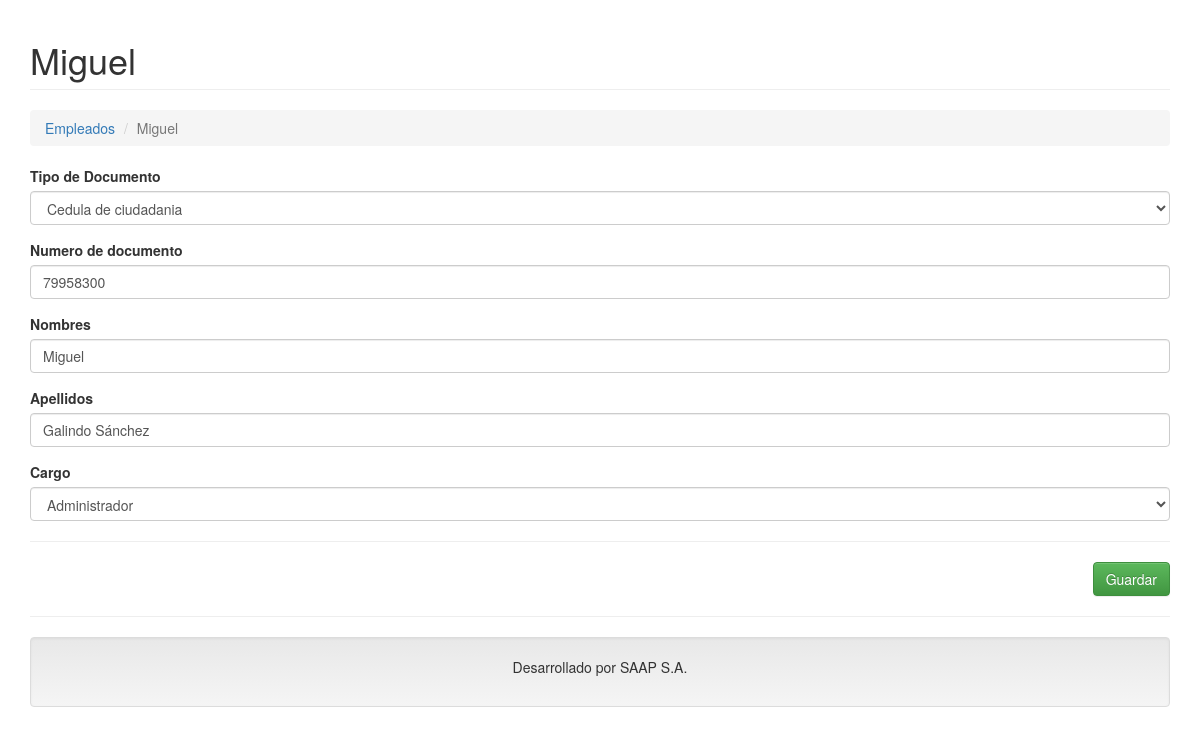
The page /empleados.php?c=Empleado&a=Update&id=9 (signed in) on the database its author committed.
### tables this page shows
CREATE TABLE `empleados` (
  `IdEmpleado` int(11) NOT NULL,
  `TipoDeDocumento` varchar(100) DEFAULT NULL,
  `Documento` varchar(100) NOT NULL,
  `Nombre` varchar(100) NOT NULL,
  `Apellidos` varchar(100) NOT NULL,
  `Cargo` varchar(50) DEFAULT NULL
);

### controller/empleado.controller.php (called while the page is built, shortened)
<?php
require_once 'model/empleado.php';
class EmpleadoController{
    private $model;
    public function __CONSTRUCT(){
        $this->model = new Empleado();
    }
    public function Update(){
        $alm = new Empleado();
        if(isset($_REQUEST['id'])){
            $alm = $this->model->Obtener($_REQUEST['id']);
        }
        require_once 'view/header.php';
        require_once 'view/empleado/empleado-actualizar.php';
        require_once 'view/footer.php';
    }
}

### model/database.php (called while the page is built)
<?php
class Database
{
    public static function StartUp()
    {
        $pdo = new PDO('mysql:host=localhost;dbname=saap;charset=utf8', 'root', '');
        $pdo->setAttribute(PDO::ATTR_ERRMODE, PDO::ERRMODE_EXCEPTION);
        return $pdo;
    }
}

### model/empleado.php (called while the page is built, shortened)
<?php
class Empleado
{
	private $pdo;
	public function __CONSTRUCT()
	{
		try
		{
			$this->pdo = Database::StartUp();
		}
		catch(Exception $e)
		{
			die($e->getMessage());
		}
	}
	public function Obtener($id)
	{
		try
		{
			$stm = $this->pdo
			          ->prepare("SELECT * FROM empleados WHERE IdEmpleado = ?");
			$stm->execute(array($id));
			return $stm->fetch(PDO::FETCH_OBJ);
		} catch (Exception $e)
		{
			die($e->getMessage());
		}
	}
}

### view/empleado/empleado-actualizar.php (the view, shortened to what this page needs)
<h1 class="page-header">
    <?php echo $alm->IdEmpleado != null ? $alm->Nombre : 'Editar empleado'; ?>
</h1>
<ol class="breadcrumb">
  <li><a href="?c=Empleado">Empleados</a></li>
  <li class="active"><?php echo $alm->IdEmpleado != null ? $alm->Nombre : 'Editar empleado'; ?></li>
</ol>
<form id="frm-alumno" action="?c=Empleado&a=Modificar" method="post" enctype="multipart/form-data" onsubmit="https://www.w3resource.com/html-css-exercise/basic/solution/select-required-answer-demo.php">
    <div class="form-group">
        <label>Tipo de Documento</label>
        <select required aria-required="true" name="TipoDeDocumento" id="select" class="form-control" required="required">
        <option required value="<?php echo $alm->TipoDeDocumento; ?>"><?php echo $alm->TipoDeDocumento; ?> </option>
        </select>
    </div>
    <div class="form-group">
        <label>Numero de documento</label>
        <input type="text" name="Documento" value="<?php echo $alm->Documento ?>" class="form-control" placeholder="Numero de identificación" required="required"/>
    </div>
    <div class="form-group">
        <label>Nombres</label>
        <input type="text" name="Nombre" value="<?php echo $alm->Nombre; ?>" class="form-control" placeholder="Nombres completos" required="required" />
    </div>
    <div class="form-group">
        <label>Apellidos</label>
        <input type="text" name="Apellidos" value="<?php echo $alm->Apellidos; ?>" class="form-control" placeholder="Apellidos completos" required="required"/>
    </div>
    <div class="form-group">
        <label>Cargo</label>
        <select required aria-required="true" name="Cargo" id="select2" class="form-control">
        <option required value="<?php echo $alm->Cargo; ?>"><?php echo $alm->Cargo; ?> </option>
        </select>
    </div>
    <hr />
    <div class="text-right">
        <button class="btn btn-success" >Guardar</button>
    </div>
</form>

### rows shown on the page
empleados: Nombre "Miguel", TipoDeDocumento "Cedula de ciudadania", Documento "79958300", Apellidos "Galindo Sánchez", Cargo "Administrador"
